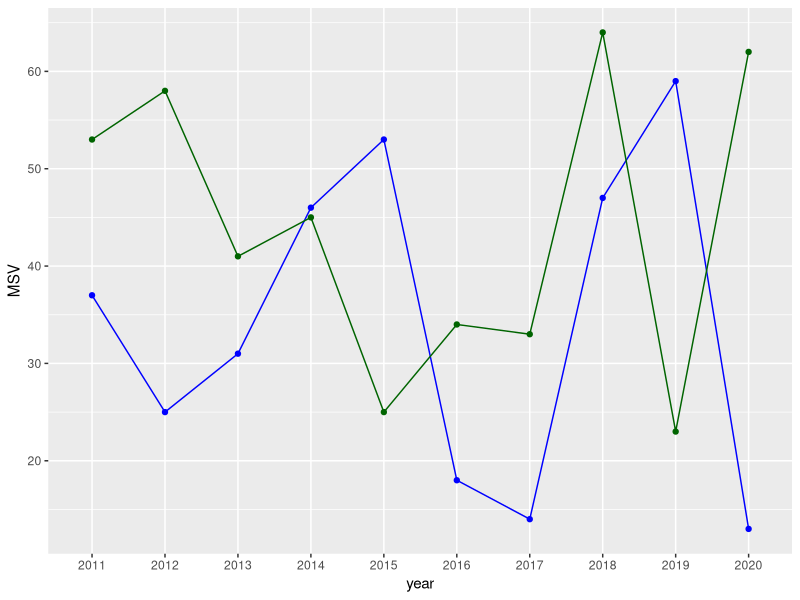
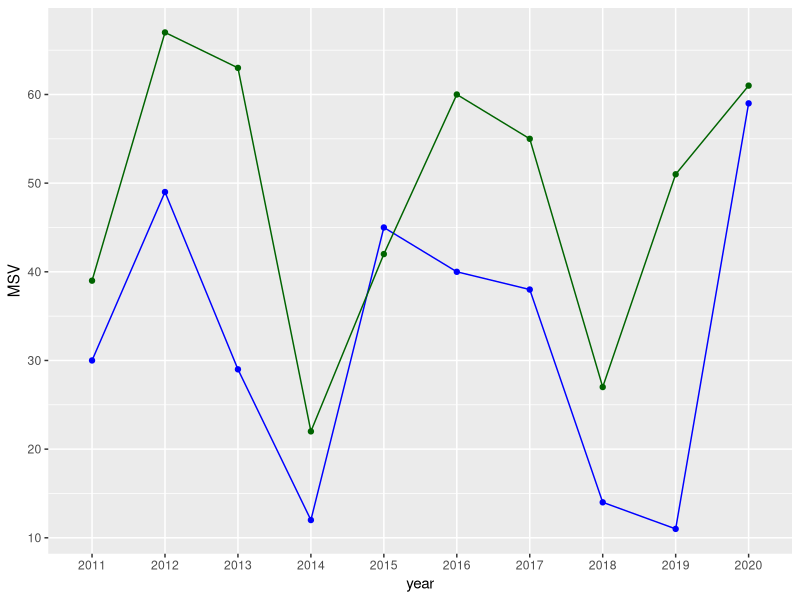

The R source for these figures, in order:
library(dplyr)
library(ggplot2)

set.seed(1234)

# if original and model data are in the same data frame
df <- data.frame(
  year = as.character(2011:2020),
  original_values = sample(10:60, 10),
  model_values = sample(20:70, 10)
)


df %>%
  ggplot() +
  geom_line(aes(x = year, y = original_values, group = 1), color = "blue") +
  geom_point(aes(x = year, y = original_values, group = 1), color = "blue") +
  geom_line(aes(x = year, y = model_values, group = 1), color = "darkgreen") +
  geom_point(aes(x = year, y = model_values, group = 1), color = "darkgreen") +
  labs(y = "MSV")


# if original and model data are in separate data frames
df_original <- data.frame(
  year = as.character(2011:2020),
  original_values = sample(10:60, 10)
)
df_model <- data.frame(
  year = as.character(2011:2020),
  model_values = sample(20:70, 10)
)

df_original %>%
  ggplot() +
  geom_line(aes(x = year, y = original_values, group = 1), color = "blue") +
  geom_point(aes(x = year, y = original_values, group = 1), color = "blue") +
  geom_line(data = df_model, aes(x = year, y = model_values, group = 1), color = "darkgreen") +
  geom_point(data = df_model, aes(x = year, y = model_values, group = 1), color = "darkgreen") +
  labs(y = "MSV")